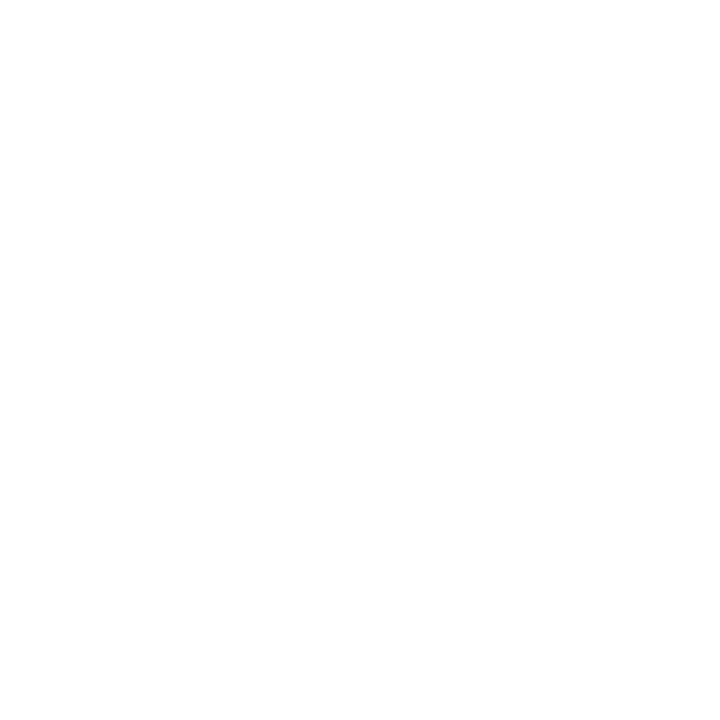
Frame 1 (no input)
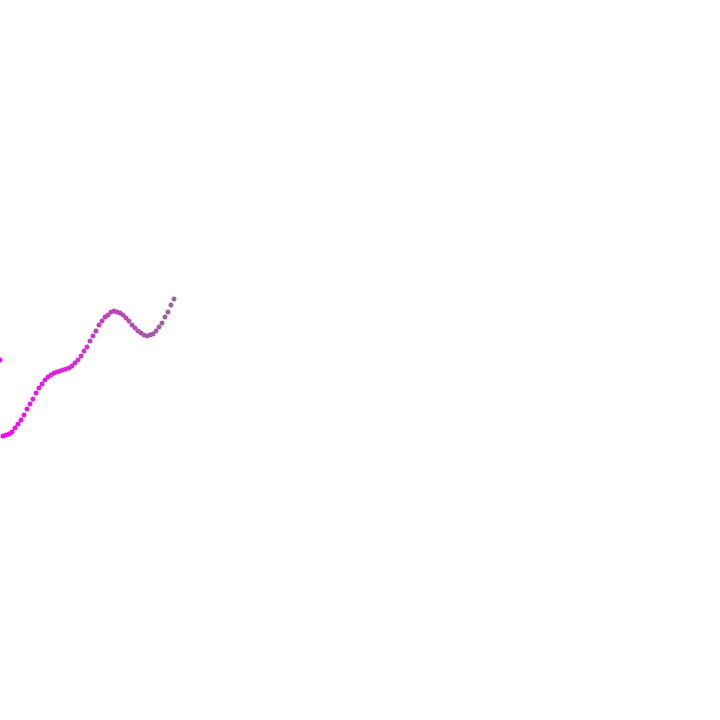
Frame 60 (the mouse pressed at the canvas centre just before this capture)
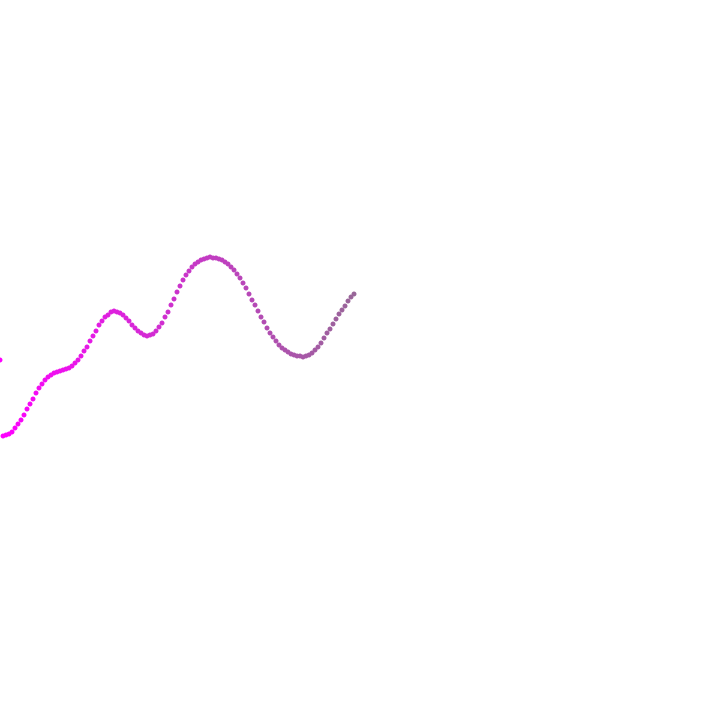
Frame 120 (the mouse held since frame 60 and released just before this capture)

The Processing sketch that drew these frames (run headless with seeded random() and noise(); from frame 60 on, the mouse is pressed at the canvas centre):

// Processing sketch: PerlinNoiseBasic
// ── PerlinNoiseBasic.pde
float x, y, t=0;
float parameter=0.01, speed=3;
ArrayList<int[]> path=new ArrayList();

void setup() {

  size(720, 720);
  x=0;
  y=height/2;
  
}

void draw() {

  background(255);
  for (int i=0; i<path.size(); i++) {
    noStroke();
    fill(map(i*y,0,height*path.size(),255,0),map(i*y,0,height*path.size(),0,255),map(i*y,0,height*path.size(),255,0));
    ellipse(path.get(i)[0], path.get(i)[1],5,5);
  }
  move();
}

void move() {
  
  int[] coord={(int)x,(int)y};
  if(!path.contains(coord)){
   path.add(coord); 
  }
  
  x+=speed;
  y=map(noise(t),0,1,0,height);
  
  constrain(x,0,width);
  constrain(y,0,height);
  t+=parameter;
  
}
